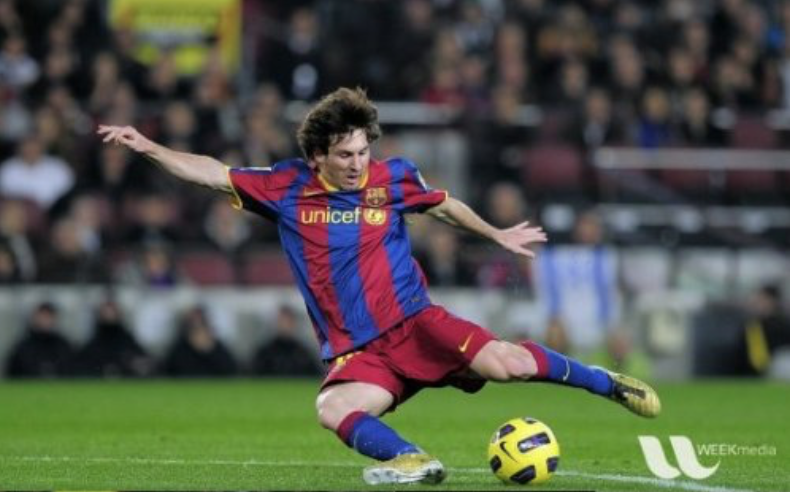
#> input picture data/images/football.png, 790 x 492 px
$ python cannyAddBar.py
#> lines starting #> are read from the running program, lines starting #| are printed output that depends on the picture; after the words box and inside, x2 and y2 are one past the last pixel; in counts of white or black regions, pixels touching at a corner belong together
#!/usr/bin/env python
# -*- coding: utf-8 -*-

import cv2
import numpy as np

def nothing(x):
    pass

img = cv2.imread('../data/images/football.png', 0)
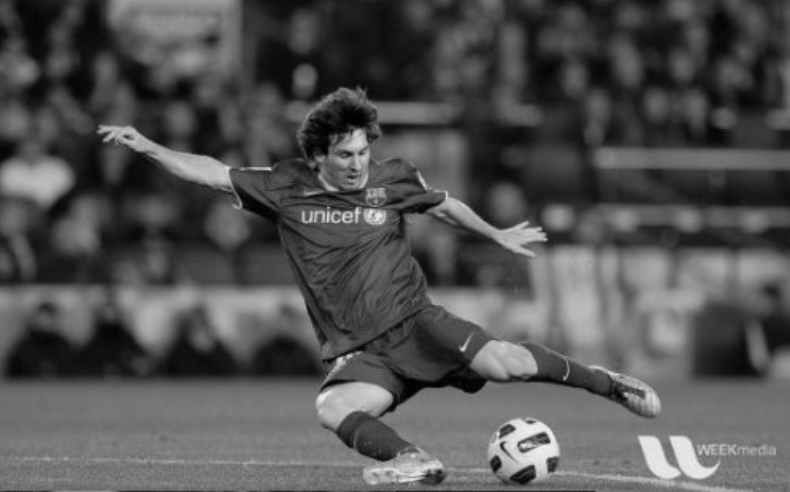
#> img: shape (492, 790); min 0, max 243, mean 82.4

cv2.namedWindow('Canny')

cv2.createTrackbar('minVal', 'Canny', 100, 300, nothing)
cv2.createTrackbar('maxVal', 'Canny', 200, 400, nothing)

switch = '0:OFF\n1:ON'
cv2.createTrackbar(switch, 'Canny', 0, 1, nothing)

while(1):
    min_val = cv2.getTrackbarPos('minVal', 'Canny')
    max_val = cv2.getTrackbarPos('maxVal', 'Canny')
    s = cv2.getTrackbarPos(switch, 'Canny')

    if s == 0:
        img2 = cv2.Canny(img, 100, 200)
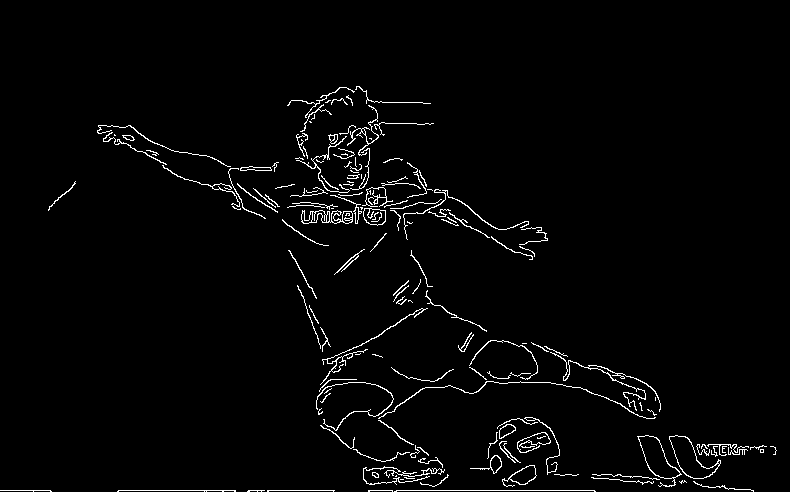
#> img2: shape (492, 790); 2.4% white in thin lines or dots, all inside (x1, y1, x2, y2) = (0, 86, 777, 492)
    else:
        img2 = cv2.Canny(img, min_val, max_val)

    cv2.imshow('Canny', img2)
    k = cv2.waitKey(1)
#> (key q is pressed here)
    if k == ord('q'):
        break

$ run again, with data/images/1.png copied over data/images/football.png
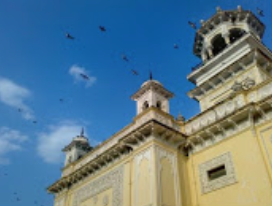
#> input picture data/images/1.png, 272 x 206 px
#> `img = cv2.imread('../data/images/football.png', 0)`:
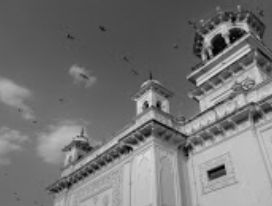
#> img: shape (206, 272); min 1, max 219, mean 116.7
#> `img2 = cv2.Canny(img, 100, 200)`:
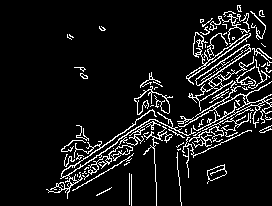
#> img2: shape (206, 272); 8.8% white in thin lines or dots, all inside (x1, y1, x2, y2) = (46, 5, 272, 206)
